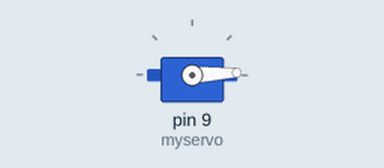
A sketch run on a simulated Arduino Uno, built with avr-gcc and run on an emulated ATmega328P. Parts: servo.

Above: at 1.05 s.
At 2.3 s:
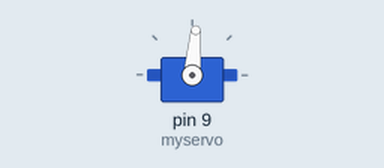
At 3.6 s:
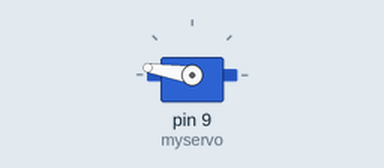
At 6.2 s:
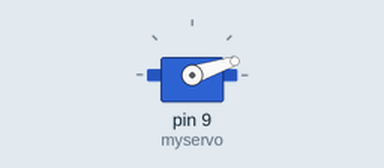
Timing chart, 0 to 8.1 s (numbered marks = the images above):
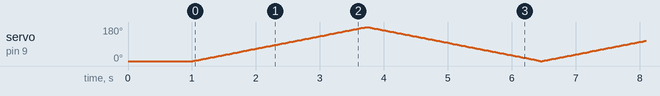

The sketch:

2.12_servo.ino
```cpp
#include <Servo.h>

Servo myservo;

void setup()
{
  myservo.attach(9);//attachs the servo on pin 9 to servo object
  myservo.write(0);//back to 0 degrees
  delay(1000);//wait for a second
}

void loop()
{
  for (int i = 0; i <= 180; i++)
  {
    myservo.write(i); //write the i angle to the servo
    delay(15); //delay 15ms
  }
  for (int i = 180; i >= 0; i--)
  {
    myservo.write(i); //write the i angle to the servo
    delay(15); //delay 15ms
  }
}
```
